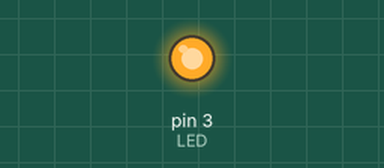
This sketch was run on a simulated Arduino Uno, built with avr-gcc and run on an emulated ATmega328P. On the bench: output pins drawn as LEDs (lit = HIGH). The local clock reads 2024-03-15 10:24:30 at power-on unless the sketch sets it; storage starts empty.

Above: at 2.5 s.
At 2.9 s:
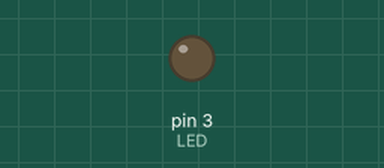
Timing chart, 0 to 4.4 s (numbered marks = the images above):
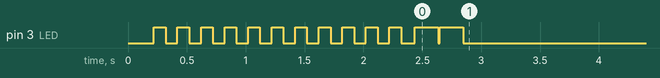

The sketch:

Temperature_sensor.ino
```cpp
#include "virtuabotixRTC.h"
#include <SPI.h>
#include <SD.h>

#define LED 3
#define LM35 A4
#define RTC_RST 6 // CS
#define RTC_DAT 7 // MISO
#define RTC_CLK 8 // SCK
#define interval 5UL // minutes (UL is needed for compiler to make it unsigned long type)

File SDCardFile; // a file into which data will be written
virtuabotixRTC RTC( RTC_CLK, RTC_DAT, RTC_RST); // a RTC
unsigned long timestamp = 0; // a variable to set a timestamp to measure a time between temperature measuments
unsigned long timeNow; // a variable to measure a current time
int fileNum = 0; // file number
char filename[] = "Tem000.csv"; // first file name
bool seconds_OnOff_flag = false; // flag for turning on (true) or off {false} saving seconds

void setup(){
pinMode(LED, OUTPUT);

  // UART
  //Serial.begin(9600);

   //Set a current time to the RTC [seconds, minutes, hours, dayofweek, dayofmonth, month, year]
   //                               (ss, mm, hh, w, dd, mm, yyyy) w - day of week
   //RTC.setDS1302Time(00, 8, 21, 2, 12, 10, 2021);

delay(200);
  // Initialize an SD card
  SD_init();

  // Create file and make headers
  CreateFile();

  // Initial data save
  CollectData();
}


void loop(){
//digitalWrite(LED, HIGH);
  // Check the time
  timeNow = millis();

  if(timeNow - timestamp >= interval * 60 * 1000)
  {
    // Save the new timestamp
    timestamp = timeNow;

    // Save data
    CollectData();
  }
}

void CollectData()
{
  // Update user RTC time variables
  RTC.updateTime();

  // Measure the temperature
  float temp = ((analogRead(LM35) * 5.0) / 1024.0) * 100;

  // Save data on SD card
  SaveDataOnSDCard(RTC, temp);

  // Send info to UART
  //Info_UART(RTC, temp);
}

void SD_init()
{
  if (!SD.begin(10)) {
    //Serial.println("SD card initialization failed!");
    error(500);
  }
  else
    blinkLEDStart();
}

void CreateFile()
{
  // Search for non existing filename
  while(SD.exists(filename))
  {
    if(fileNum >= 1000)
    {
      //digitalWrite(LED, HIGH);
      //while(1){}
      sprintf(filename, "TemRES.csv", fileNum);
      break;
    }

    //Serial.print("File exists: ");
    //Serial.println(filename);
    fileNum++;
    sprintf(filename, "Tem%03d.csv", fileNum);
    //sprintf(filename, "Tem0.csv");
  }
  // Info to UART
  //Serial.print("File name: ");
  //Serial.println(filename);

  // Open the file to write headers
  SDCardFile = SD.open(filename, FILE_WRITE);

  // Save data if the file is opened
  if(SDCardFile)
  {
    SDCardFile.print("Year");
    SDCardFile.print(",");
    SDCardFile.print("Month");
    SDCardFile.print(",");
    SDCardFile.print("Day");
    SDCardFile.print(",");
    SDCardFile.print("Hour");
    SDCardFile.print(",");
    SDCardFile.print("Minute");
    SDCardFile.print(",");
    if(seconds_OnOff_flag)
    {
      SDCardFile.print("Seconds");
      SDCardFile.print(",");
    }
    SDCardFile.println("Temperature");

    // Close the file
    SDCardFile.close();

    blinkLED();
  }
  else
  {
    //Serial.print("Failed to open file: ");
    //Serial.println(filename);
    error(35);
  }
}

// Save data on SD card
void SaveDataOnSDCard(virtuabotixRTC RTC, float temp)
{
  // Open the file
  SDCardFile = SD.open(filename, FILE_WRITE);

  // Save data if the file is opened
  if(SDCardFile)
  {
    SDCardFile.print(RTC.year);
    SDCardFile.print(",");
    SDCardFile.print(RTC.month);
    SDCardFile.print(",");
    SDCardFile.print(RTC.dayofmonth);
    SDCardFile.print(",");
    SDCardFile.print(RTC.hours);
    SDCardFile.print(",");
    SDCardFile.print(RTC.minutes);
    SDCardFile.print(",");
    if(seconds_OnOff_flag)
    {
      SDCardFile.print(RTC.seconds);
      SDCardFile.print(",");
    }
    SDCardFile.println(temp);

    // Close the file
    SDCardFile.close();

    blinkLED();
  }
  else
  {
    //Serial.print("Failed to open file: ");
    //Serial.println(filename);
    //error(100);
  }

}

// Send info to UART
/*void Info_UART(virtuabotixRTC RTC, float temp)
{
  Serial.print(RTC.year);
  Serial.print(",");
  Serial.print(RTC.month);
  Serial.print(",");
  Serial.print(RTC.dayofmonth);
  Serial.print(",");
  Serial.print(RTC.hours);
  Serial.print(",");
  Serial.print(RTC.minutes);
  Serial.print(",");
  Serial.print(RTC.seconds);
  Serial.print(",");
  Serial.println(temp);
}*/

void blinkLED()
{
  digitalWrite(LED, HIGH);
  delay(200);
  digitalWrite(LED, LOW);

}

void blinkLEDStart()
{
  for(int i =0; i <=10; i++){
  digitalWrite(LED, HIGH);
  delay(100);
  digitalWrite(LED, LOW);
  delay(100);
}

}

void error(int t)
{
    while(1)
    {
      digitalWrite(LED, HIGH);
      delay(t);
      digitalWrite(LED, LOW);
      delay(t);
    }
}
```
